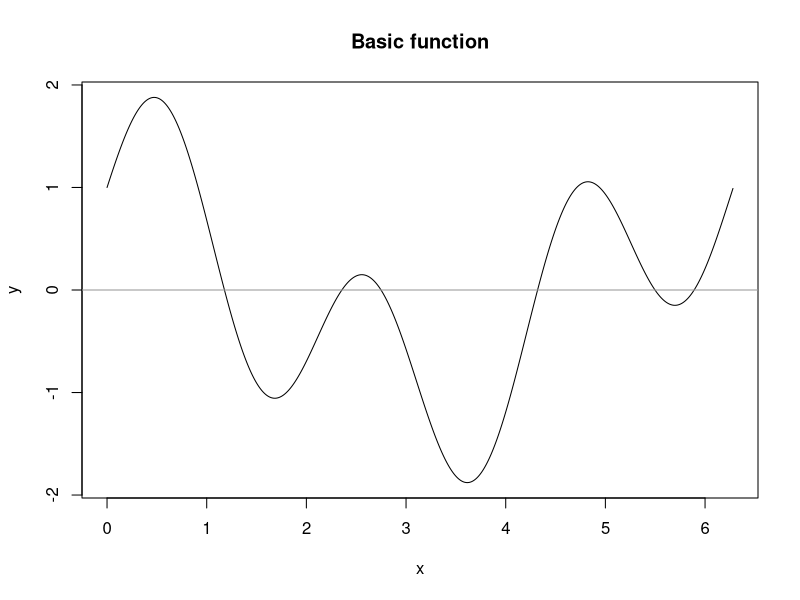
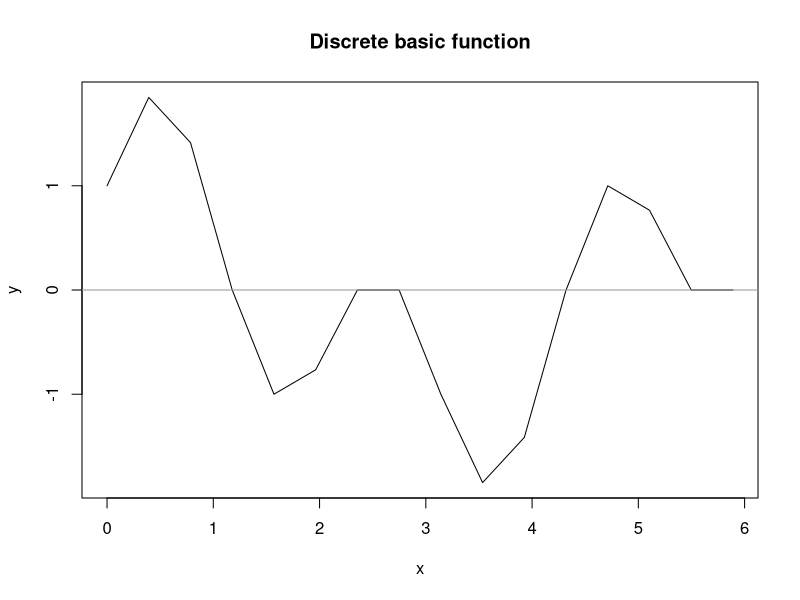
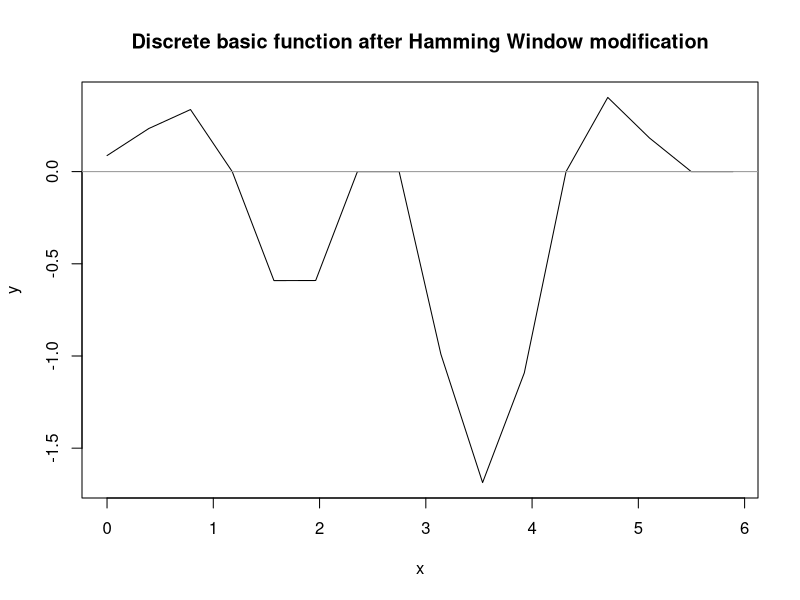

Source code (R) for these figures, in order:
# Made by IvAlex

y <- function(x) {
  sin(3 * x) + cos(x)
}

custom_plot <- function(x, y, head_title) {
  plot(x, y, type = "l", xlab = "x", ylab = "y", main = head_title)
  abline(h = 0, col = "gray60")
}

custom_freq_plot <- function(x, y, head_title) {
  plot(x, y, type = "h", xlab = "x", ylab = "y", main = head_title)
  abline(h = 0, col = "gray60")
}

# Dots num
N <- 16

#Period
T <- 2 * pi

#Interval
a <- 0
b <- a + T

# 
custom_seq_interval = function(from, before, num_intervals){
  res <- seq(from, before, length.out = (num_intervals + 1))
  res[-length(res)]
}

# basic function
basic_xdots <- seq(a, b, by = 0.01)
basic_ydots <- y(basic_xdots)
custom_plot(basic_xdots, basic_ydots, "Basic function")

#discrete basic function
basic_xdots <- custom_seq_interval(a, b, N)
basic_ydots <- y(basic_xdots)
custom_plot(basic_xdots, basic_ydots, "Discrete basic function")

hamming_a <- 25/46
hamming_b <- 21/46
hidden_hamming_window_ <- function(n, N){
  hamming_a - hamming_b * cos(2 * pi * n / (N - 1))
}

# Hamming Window
hamming_window <- function(dots){
  N <- length(dots)
  res <- dots * hidden_hamming_window_(seq(0, N - 1), N)
  res
}

hamming_ydots <- hamming_window(basic_ydots)
custom_plot(basic_xdots, hamming_ydots, "Discrete basic function after Hamming Window modification")

#Fourier transform
## Sorting indexes generator
sort_index_gen <- function (arr, k){
  if (k < 1) {
    arr
  } else {
    sort_index_gen(c(arr, (k + arr)), k / 2);
  }
}
  
#БПФ с прореживанием по частоте
fft_butterfly <- function(arr, dir){
  n <- length(arr)
  w <- 1
  b <- NULL
  d <- NULL
  Wn <- exp(((-1) ^ dir) *2 * I * pi / n)
  if (length(arr) < 2) {
    return(arr)
  }
  
  for(i in seq(1, n/2, by = 1)) {
    b <- c(b, arr[i]+arr[i+(n/2)]) 
    d := c(d, (arr[i]-arr[i+(n/2)])*w)
    w <- w*Wn
  }
  
  c(fft_butterfly(b, n / 2, dir), fft_butterfly(d, n / 2, dir))
}
  
